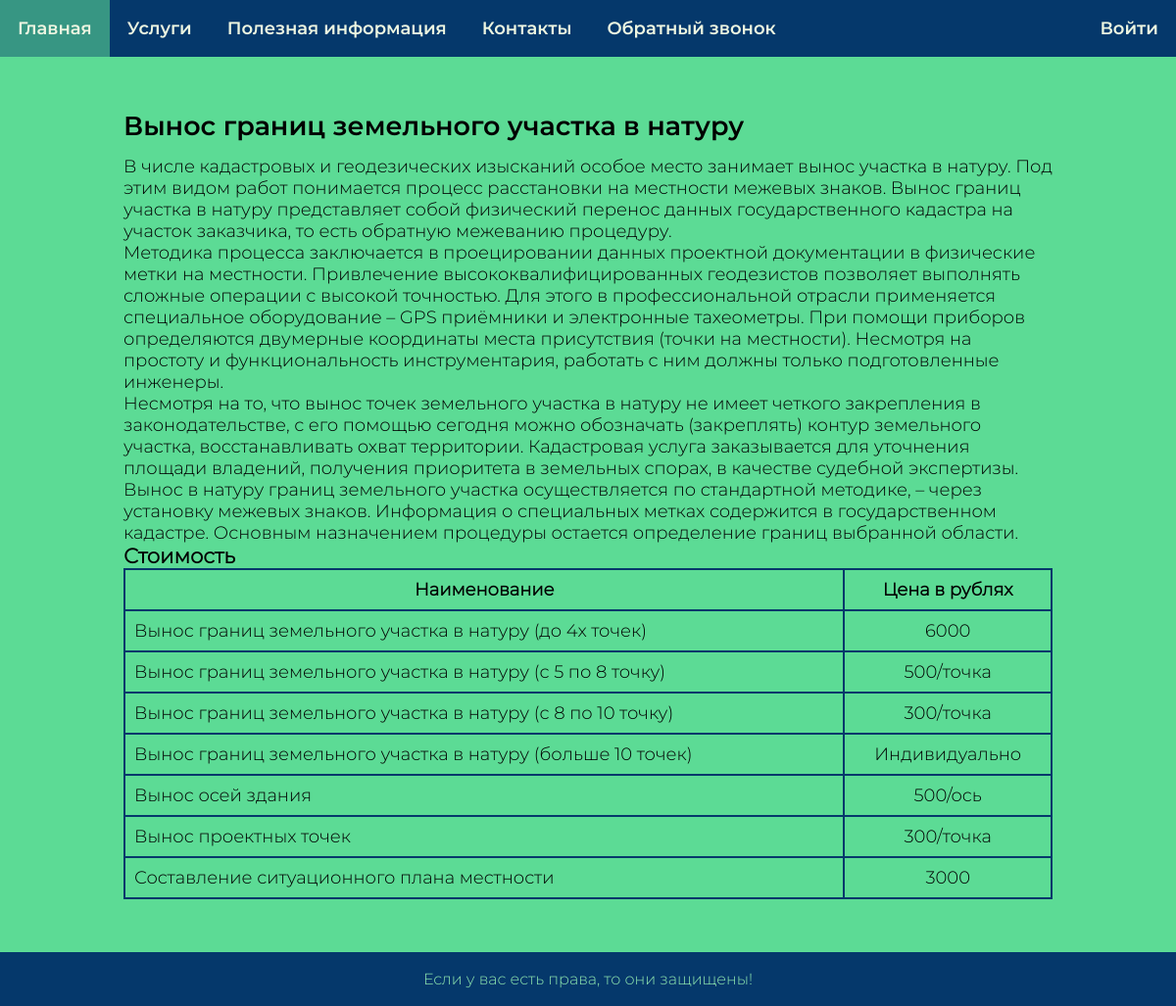
The app's page /service/vynos-v-naturu/ with its own data.
### geodesy/models.py (models this page shows, shortened)
class MainServices(models.Model):
    name = models.CharField(max_length=255, db_index=True, verbose_name='Категория')
    slug = models.SlugField(max_length=255, unique=True, db_index=True)
    content = models.TextField(blank=True)
    time_create = models.DateTimeField(auto_now_add=True, verbose_name='Время создания')
    time_update = models.DateTimeField(auto_now=True, verbose_name='Время изменения')
    is_published = models.BooleanField(default=True, verbose_name='Статус')
    objects = models.Manager()  # стандартный manager записей
    published = PublishedManager()  # только опубликованные записи manager
    class Meta:
        verbose_name = "Категория услуги"         # отображение в админке
        verbose_name_plural = "Категории услуг"

class Services(models.Model):
    main = models.ForeignKey(MainServices, on_delete=models.PROTECT, verbose_name='Категория услуги')
    name = models.CharField(max_length=255, db_index=True, verbose_name='Наименование')
    price = models.CharField(max_length=100, verbose_name='Стоимость')
    class Meta:
        verbose_name = "Услуга"         # отображение в админке
        verbose_name_plural = "Услуги"

### geodesy/views.py (the view)
# urls.py: path('service/<slug:service_slug>/', views.show_service, name='service'),
def show_service(request, service_slug):
    service_main = get_object_or_404(MainServices, slug=service_slug)   # берем категорию (запись) в БД по slug
    services = Services.objects.filter(main_id=service_main.pk)         # из всего отбираем то что связанно с категорией
    data = {
        'title': service_main.name,
        'service_main': service_main,
        'services': services
    }
    return render(request, 'geodesy/service.html', context=data)

### geodesy/context_processors.py (called while the page is built)
def get_geodesy_context(request):
    return {'mainmenu': menu}

### geodesy/templates/geodesy/service.html (shortened to what this page needs)
{% extends 'base.html' %}
{% block content %}
    <h2>{{service_main.name}}</h2>
    {% autoescape off %}
    {{service_main.content|linebreaks}}
    {% endautoescape %}
    <h3>Стоимость</h3>
    <table class="table-price">
    <thead><tr>
        <th>Наименование</th>
        <th>Цена в рублях</th>
    </tr></thead>
    {% for s in services %}
        <tr><td>
            {{s.name}}
        </td><td class="col-price">
            {{s.price}}
        </td></tr>
    {% endfor %}
    </table>
{% endblock %}

### geodesy/static/geodesy/css/styles.css (style rules this page uses)
* { margin: 0; padding: 0; }
body { display: flex; flex-direction: column; min-height: 100vh; font-size: 18px; font-family: "Montserrat-Light"; }
h2 { font-family: "Montserrat-SemiBold"; padding-bottom: 0.5em; }
.table-price { width: 100%; border-collapse: collapse; }
.table-price td, th { border: 0.125em solid #05386b; padding: 0.5em; }
.col-price { text-align: center; }

### records on screen
MainServices: name "Вынос границ земельного участка в натуру", content "В числе кадастровых и геодезических изысканий особое место занимает вынос участка в натуру. Под этим видом работ понимается процесс расстановки на местности межевых знаков. Вынос границ участка в натуру представляет собой физический перенос данных государственного кадастра на участок заказчика, то есть обратную межеванию процедуру. Методика процесса заключается в проецировании данных проектной документации в физические метки на местности. Привлечение высококвалифицированных геодезистов позволяет выполнять сложные операции с высокой точностью. Для этого в профессиональной отрасли применяется специальное оборудование – GPS приёмники и электронные тахеометры. При помощи приборов определяются…"
Services: name "Вынос границ земельного участка в натуру (до 4х точек)", price "6000"
Services: name "Вынос границ земельного участка в натуру (с 5 по 8 точку)", price "500/точка"
Services: name "Вынос границ земельного участка в натуру (с 8 по 10 точку)", price "300/точка"
Services: name "Вынос границ земельного участка в натуру (больше 10 точек)", price "Индивидуально"
Services: name "Вынос осей здания", price "500/ось"
Services: name "Вынос проектных точек", price "300/точка"
Services: name "Составление ситуационного плана местности", price "3000"

### other values on screen
{{ m.title }} "Услуги" "Полезная информация" "Контакты" "Обратный звонок"
